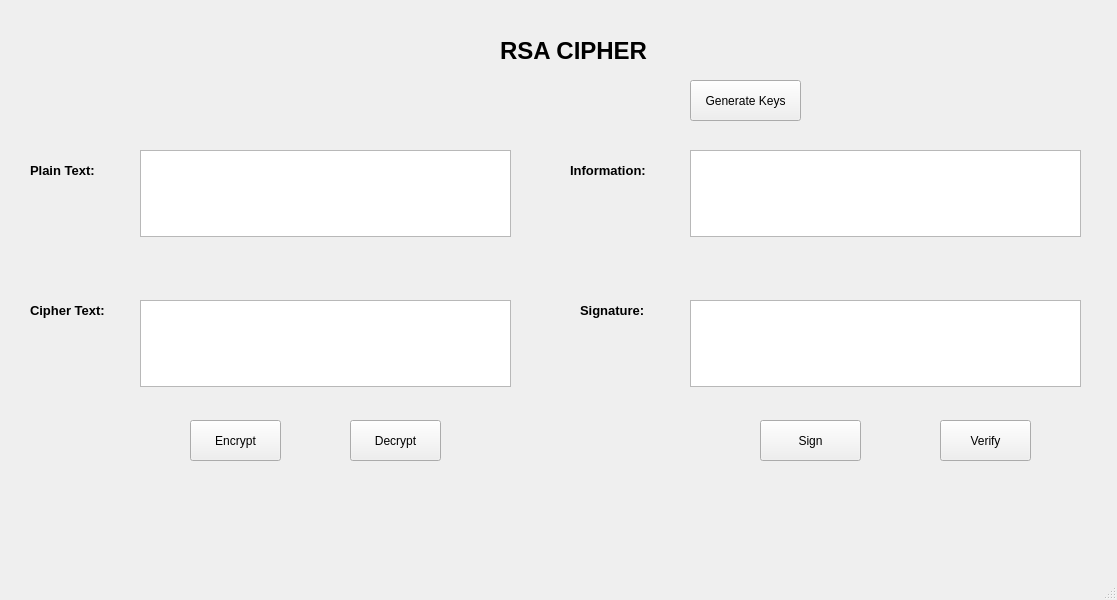
<?xml version="1.0" encoding="UTF-8"?>
<ui version="4.0">
 <class>MainWindow</class>
 <widget class="QMainWindow" name="MainWindow">
  <property name="geometry">
   <rect>
    <x>0</x>
    <y>0</y>
    <width>1117</width>
    <height>600</height>
   </rect>
  </property>
  <property name="windowTitle">
   <string>MainWindow</string>
  </property>
  <widget class="QWidget" name="centralwidget">
   <widget class="QLabel" name="label">
    <property name="geometry">
     <rect>
      <x>500</x>
      <y>30</y>
      <width>191</width>
      <height>41</height>
     </rect>
    </property>
    <property name="font">
     <font>
      <pointsize>18</pointsize>
      <weight>75</weight>
      <bold>true</bold>
     </font>
    </property>
    <property name="text">
     <string>RSA CIPHER</string>
    </property>
   </widget>
   <widget class="QLabel" name="label_2">
    <property name="geometry">
     <rect>
      <x>30</x>
      <y>150</y>
      <width>101</width>
      <height>41</height>
     </rect>
    </property>
    <property name="font">
     <font>
      <pointsize>10</pointsize>
      <weight>75</weight>
      <bold>true</bold>
     </font>
    </property>
    <property name="text">
     <string>Plain Text:</string>
    </property>
   </widget>
   <widget class="QLabel" name="label_3">
    <property name="geometry">
     <rect>
      <x>570</x>
      <y>150</y>
      <width>111</width>
      <height>41</height>
     </rect>
    </property>
    <property name="font">
     <font>
      <pointsize>10</pointsize>
      <weight>75</weight>
      <bold>true</bold>
     </font>
    </property>
    <property name="text">
     <string>Information:</string>
    </property>
   </widget>
   <widget class="QLabel" name="label_4">
    <property name="geometry">
     <rect>
      <x>30</x>
      <y>290</y>
      <width>111</width>
      <height>41</height>
     </rect>
    </property>
    <property name="font">
     <font>
      <pointsize>10</pointsize>
      <weight>75</weight>
      <bold>true</bold>
     </font>
    </property>
    <property name="text">
     <string>Cipher Text:</string>
    </property>
   </widget>
   <widget class="QLabel" name="label_5">
    <property name="geometry">
     <rect>
      <x>580</x>
      <y>290</y>
      <width>101</width>
      <height>41</height>
     </rect>
    </property>
    <property name="font">
     <font>
      <pointsize>10</pointsize>
      <weight>75</weight>
      <bold>true</bold>
     </font>
    </property>
    <property name="text">
     <string>Signature:</string>
    </property>
   </widget>
   <widget class="QPlainTextEdit" name="txt_plaintext">
    <property name="geometry">
     <rect>
      <x>140</x>
      <y>150</y>
      <width>371</width>
      <height>87</height>
     </rect>
    </property>
   </widget>
   <widget class="QPlainTextEdit" name="txt_signature">
    <property name="geometry">
     <rect>
      <x>690</x>
      <y>300</y>
      <width>391</width>
      <height>87</height>
     </rect>
    </property>
   </widget>
   <widget class="QPlainTextEdit" name="txt_ciphertext">
    <property name="geometry">
     <rect>
      <x>140</x>
      <y>300</y>
      <width>371</width>
      <height>87</height>
     </rect>
    </property>
   </widget>
   <widget class="QPlainTextEdit" name="txt_infomation">
    <property name="geometry">
     <rect>
      <x>690</x>
      <y>150</y>
      <width>391</width>
      <height>87</height>
     </rect>
    </property>
   </widget>
   <widget class="QToolButton" name="btn_encrypt">
    <property name="geometry">
     <rect>
      <x>190</x>
      <y>420</y>
      <width>91</width>
      <height>41</height>
     </rect>
    </property>
    <property name="font">
     <font>
      <pointsize>9</pointsize>
     </font>
    </property>
    <property name="text">
     <string>Encrypt</string>
    </property>
   </widget>
   <widget class="QToolButton" name="btn_decrypt">
    <property name="geometry">
     <rect>
      <x>350</x>
      <y>420</y>
      <width>91</width>
      <height>41</height>
     </rect>
    </property>
    <property name="font">
     <font>
      <pointsize>9</pointsize>
     </font>
    </property>
    <property name="text">
     <string>Decrypt</string>
    </property>
   </widget>
   <widget class="QToolButton" name="btn_sign">
    <property name="geometry">
     <rect>
      <x>760</x>
      <y>420</y>
      <width>101</width>
      <height>41</height>
     </rect>
    </property>
    <property name="font">
     <font>
      <pointsize>9</pointsize>
     </font>
    </property>
    <property name="text">
     <string>Sign</string>
    </property>
   </widget>
   <widget class="QToolButton" name="btn_verify">
    <property name="geometry">
     <rect>
      <x>940</x>
      <y>420</y>
      <width>91</width>
      <height>41</height>
     </rect>
    </property>
    <property name="font">
     <font>
      <pointsize>9</pointsize>
     </font>
    </property>
    <property name="text">
     <string>Verify</string>
    </property>
   </widget>
   <widget class="QToolButton" name="btn_generatekeys">
    <property name="geometry">
     <rect>
      <x>690</x>
      <y>80</y>
      <width>111</width>
      <height>41</height>
     </rect>
    </property>
    <property name="text">
     <string>Generate Keys</string>
    </property>
   </widget>
  </widget>
  <widget class="QMenuBar" name="menubar">
   <property name="geometry">
    <rect>
     <x>0</x>
     <y>0</y>
     <width>1117</width>
     <height>26</height>
    </rect>
   </property>
  </widget>
  <widget class="QStatusBar" name="statusbar"/>
 </widget>
 <resources/>
 <connections/>
</ui>
